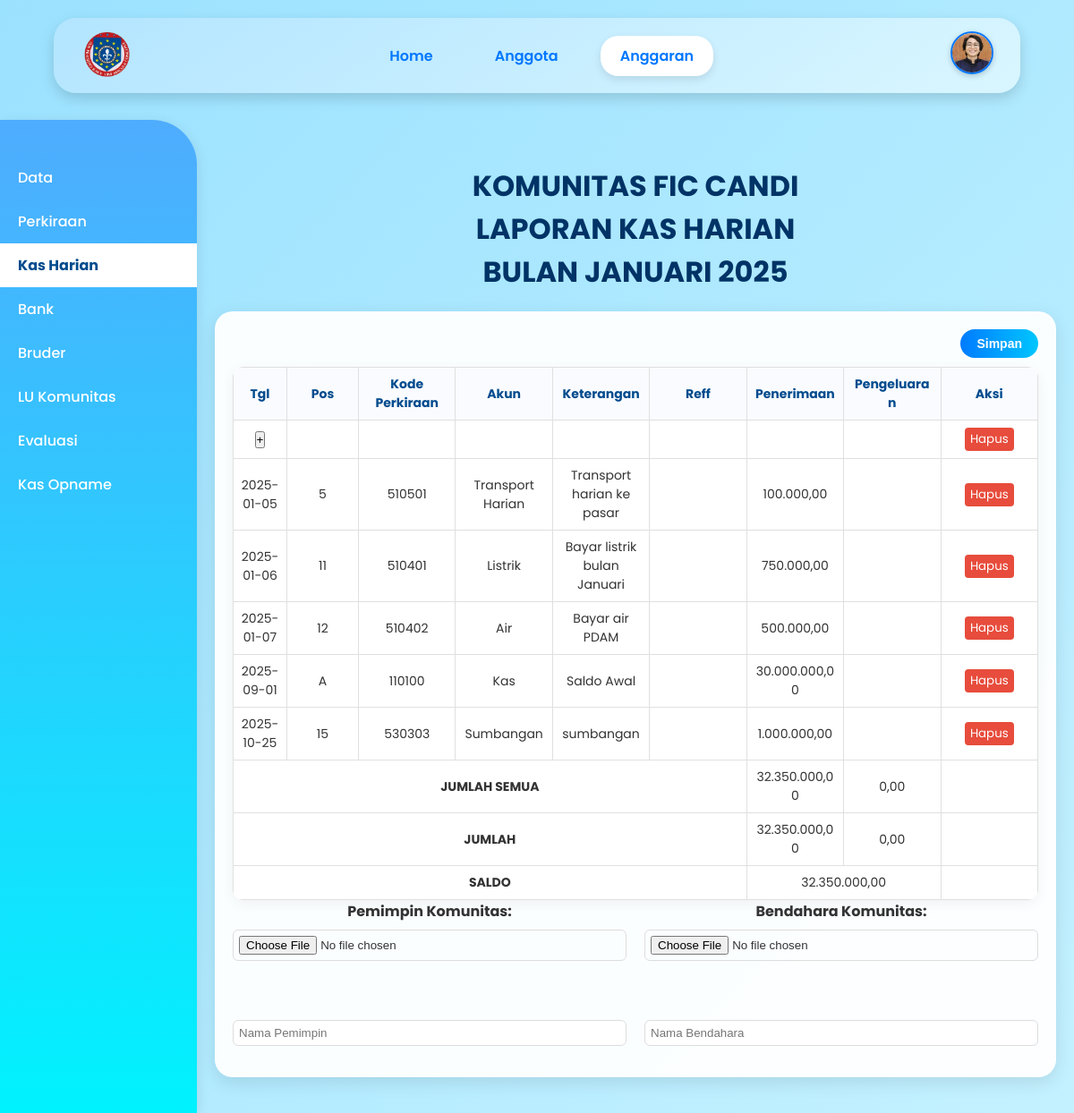
The page /anggaran_eco_kas.php (signed in) on the database its author committed.
### tables this page shows
CREATE TABLE `data_bruder` (
  `ID_bruder` int(11) NOT NULL,
  `nama_bruder` varchar(100) DEFAULT NULL,
  `gambar_bruder` varchar(255) DEFAULT NULL,
  `ttl_bruder` date DEFAULT NULL,
  `alamat_bruder` text DEFAULT NULL,
  `tahun_masuk_postulan` year(4) DEFAULT NULL,
  `tahun_prasetia_pertama` year(4) DEFAULT NULL,
  `tahun_kaul_kekal` year(4) DEFAULT NULL,
  `riwayat_tugas` text DEFAULT NULL,
  `unit_kerja` varchar(100) DEFAULT NULL,
  `alamat` varchar(255) DEFAULT NULL,
  `no_telp` varchar(20) DEFAULT NULL,
  `email` varchar(100) DEFAULT NULL,
  `foto` varchar(100) DEFAULT NULL
);

CREATE TABLE `3_kas_harian` (
  `ID_kas_harian` int(11) NOT NULL,
  `tgl_kas_harian` date NOT NULL,
  `ID_pos` varchar(5) NOT NULL,
  `keterangan_kas` text DEFAULT NULL,
  `ID_bruder` int(11) DEFAULT NULL,
  `nominal` decimal(15,2) DEFAULT 0.00
);

CREATE TABLE `2_perkiraan` (
  `ID_pos` varchar(5) NOT NULL,
  `kode` varchar(50) DEFAULT NULL,
  `akun` varchar(100) DEFAULT NULL,
  `posisi` varchar(50) DEFAULT NULL
);

### anggaran_eco_kas.php (the view, shortened to what this page needs)
<?php
try {
    $pdo = new PDO("mysql:host=localhost;dbname=ibd_kelompok6_brd", "root", "");
    $pdo->setAttribute(PDO::ATTR_ERRMODE, PDO::ERRMODE_EXCEPTION);
    $stmt = $pdo->prepare("
        SELECT db.foto
        FROM login_bruder lb
        LEFT JOIN data_bruder db ON lb.ID_bruder = db.ID_bruder
        WHERE lb.ID_bruder = ?
    ");
    $stmt->execute([$_SESSION['ID_bruder']]);
    $user = $stmt->fetch(PDO::FETCH_ASSOC);
    $foto = !empty($user['foto']) ? $user['foto'] : 'default.png';
    $stmt = $pdo->query("
    SELECT kh.*, p.kode, p.akun
    FROM `3_kas_harian` kh
    LEFT JOIN `2_perkiraan` p ON kh.ID_pos = p.ID_pos
    ORDER BY kh.tgl_kas_harian ASC
");
$transaksi = $stmt->fetchAll(PDO::FETCH_ASSOC);
$stmt = $pdo->query("
    SELECT
        SUM(CASE WHEN nominal >= 0 THEN nominal ELSE 0 END) AS total_masuk,
        SUM(CASE WHEN nominal < 0 THEN -nominal ELSE 0 END) AS total_keluar
    FROM `3_kas_harian`
");
$totals = $stmt->fetch(PDO::FETCH_ASSOC);
$total_masuk = $totals['total_masuk'] ?? 0;
$total_keluar = $totals['total_keluar'] ?? 0;
} catch (PDOException $e) {
    die("Koneksi atau query gagal: " . $e->getMessage());
}
?>
<!DOCTYPE html>
<html lang="id">
<head>
</head>
<body>
    <header>
        <img src="foto/logo.png" alt="Logo" class="logo">
        <nav>
            <a href="dashboard_eco.php">Home</a>
            <a href="anggota.php">Anggota</a>
            <a href="anggaran_eco.php" class="active">Anggaran</a>
        </nav>
        <div class="profile-wrapper" onclick="toggleDropdown()">
            <img src="foto/<?= htmlspecialchars($foto) ?>" alt="Profile" class="profile-pic">
        </div>
    </header>
    <div class="container">
        <div class="sidebar">
            <a href="anggaran_eco.php">Data</a>
            <a href="anggaran_eco_perkiraan.php">Perkiraan</a>
            <a href="anggaran_eco_kas.php" class="active">Kas Harian</a>
            <a href="anggaran_eco_bank.php">Bank</a>
            <a href="anggaran_eco_bruder.php">Bruder</a>
            <a href="anggaran_eco_lu.php">LU Komunitas</a>
            <a href="anggaran_eco_evaluasi.php">Evaluasi</a>
            <a href="anggaran_eco_opname.php">Kas Opname</a>
        </div>
        <div class="main">
            <main>
                <h1>KOMUNITAS FIC CANDI<br>LAPORAN KAS HARIAN<br>BULAN JANUARI 2025</h1>
                    <div class="card">
                    <div class="table-header">
                        <button type="submit" class="btn-simpan">Simpan</button>
                    </div>
                        <table>
                            <thead>
                                <tr>
                                    <th style="width:60px">Tgl</th>
                                    <th style="width:80px">Pos</th>
                                    <th>Kode Perkiraan</th>
                                    <th>Akun</th>
                                    <th>Keterangan</th>
                                    <th>Reff</th>
                                    <th>Penerimaan</th>
                                    <th>Pengeluaran</th>
                                    <th>Aksi</th>
                                </tr>
                            </thead>
                            <tbody>
                            <tr>
                                <td>
                                    <button class="btn-plus" data-bs-toggle="modal" data-bs-target="#addModal">+</button>
                                </td>
                                <td></td>
                                <td></td>
                                <td></td>
                                <td></td>
                                <td></td>
                                <td></td>
                                <td></td>
                                <td>
                                <button class="btn-delete">Hapus</button>
                                </td>
                            </tr>
                            <?php foreach ($transaksi as $t): ?>
<tr data-id="<?= htmlspecialchars($t['ID_kas_harian']) ?>">
    <td><?= htmlspecialchars($t['tgl_kas_harian']) ?></td>
    <td><?= htmlspecialchars($t['ID_pos']) ?></td>
    <td><?= htmlspecialchars($t['kode'] ?? '') ?></td>
    <td><?= htmlspecialchars($t['akun'] ?? '') ?></td>
    <td><?= htmlspecialchars($t['keterangan_kas']) ?></td>
    <td></td>
    <td><?= $t['nominal'] >= 0 ? number_format($t['nominal'], 2, ',', '.') : '' ?></td>
    <td><?= $t['nominal'] < 0 ? number_format(abs($t['nominal']), 2, ',', '.') : '' ?></td>
    <td><button class="btn-delete">Hapus</button></td>
</tr>
<?php endforeach; ?>
                        </tbody>
                        <tfoot>
                        <tr>
                            <td colspan="6" style="text-align:center; font-weight:bold;">JUMLAH SEMUA</td>
                            <td><?= number_format($total_masuk,2,',','.') ?></td>
                            <td><?= number_format($total_keluar,2,',','.') ?></td>
                            <td></td>
                        </tr>
                        <tr>
                            <td colspan="6" style="text-align:center; font-weight:bold;">JUMLAH</td>
                            <td><?= number_format($total_masuk,2,',','.') ?></td>
                            <td><?= number_format($total_keluar,2,',','.') ?></td>
                            <td></td>
                        </tr>
                        <tr>
                            <td colspan="6" style="text-align:center; font-weight:bold;">SALDO</td>
                            <td colspan="2"><?= number_format($total_masuk - $total_keluar,2,',','.') ?></td>
                            <td></td>
                        </tr>
                         </tfoot>
                        </table>
                <div class="row">
                    <div class="flex-col half">
                        <label>Pemimpin Komunitas:</label>
                        <input type="file" name="pemimpin_ttd" accept="image/*" onchange="previewImage(this, 'pemimpinPreview')"><br>
                        <img id="pemimpinPreview" class="preview-img" style="display:none"><br>
                        <input type="text" name="pemimpin_nama" placeholder="Nama Pemimpin">
                    </div>
                    <div class="flex-col half">
                        <label>Bendahara Komunitas:</label>
                        <input type="file" name="bendahara_ttd" accept="image/*" onchange="previewImage(this, 'bendaharaPreview')"><br>
                        <img id="bendaharaPreview" class="preview-img" style="display:none"><br>
                        <input type="text" name="bendahara_nama" placeholder="Nama Bendahara">
                    </div>
                </div>
                </div>
            </main>
        </div>
    </div>
</body>
</html>

### anggaran_eco_kas.php (style rules this page uses)
* { margin: 0; padding: 0; box-sizing: border-box; }
body { font-family: 'Poppins', sans-serif; background: linear-gradient(to bottom right, #9be2ff, #c4f1ff); color: #333; }
header { background: linear-gradient(145deg, #b3e5ff, #d9f6ff); box-shadow: 0 6px 15px rgba(0,0,0,0.15); padding: 12px 30px; display: flex; align-items: center; justify-content: space-between; position: sticky; top: 0; z-index: 1000; border-radius: 25px; margin: 20px auto; width: 90%; }
.logo { height: 60px; }
nav { display: flex; gap: 25px; }
nav a { color: #0077ff; font-weight: 600; text-decoration: none; padding: 10px 22px; border-radius: 20px; transition: all 0.3s ease; }
nav a.active { background: white; color: #0077ff; box-shadow: 0 4px 10px rgba(0,0,0,0.1); }
.profile-wrapper { position: relative; cursor: pointer; }
.profile-pic { width: 48px; height: 48px; border-radius: 50%; object-fit: cover; border: 2px solid #0077ff; box-shadow: 0 2px 6px rgba(0,0,0,0.2); }
main { padding: 40px 20px; max-width: 1200px; margin: auto; text-align: center; }
.sidebar { width: 220px; background: linear-gradient(180deg, #4facfe, #00f2fe); color: white; min-height: 100vh; padding: 40px 0; flex-shrink: 0; margin-top: 10px; border-top-right-radius: 50px; box-shadow: 0 4px 15px rgba(0,0,0,0.1); }
.sidebar a { display: block; padding: 12px 20px; color: white; text-decoration: none; font-weight: 500; transition: all 0.3s ease; }
.sidebar a.active { background: white; color: #004b8d; font-weight: bold; }
.main { flex: 1; }
.card { background: rgba(255, 255, 255, 0.95); padding: 20px; border-radius: 20px; box-shadow: 0 6px 20px rgba(0, 0, 0, 0.1); margin-top: 20px; }
h1, h2 { text-align: center; margin: 20px 0; color: #003366; }
.table-header { display: flex; justify-content: flex-end; margin-bottom: 8px; }
table { width: 100%; border-collapse: collapse; table-layout: fixed; margin-top: 10px; background: white; border-radius: 12px; overflow: hidden; box-shadow: 0 4px 15px rgba(0,0,0,0.05); }
th, td { border: 1px solid #e0e0e0; padding: 8px; text-align: center; font-size: 14px; word-wrap: break-word; }
th { background: #f9fbff; color: #004b8d; }
.btn-simpan { padding: 8px 18px; background: linear-gradient(90deg, #007bff, #00c6ff); color: #fff; border-radius: 25px; font-size: 14px; font-weight: bold; border: none; cursor: pointer; transition: 0.3s; }
.container { display: flex; min-height: 100vh; }
.row { display: flex; gap: 20px; margin-bottom: 15px; }
.flex-col { display: flex; flex-direction: column; gap: 8px; flex: 1; }
.row label { min-width: 140px; font-weight: bold; }
.row input, .row select { padding: 6px; border: 1px solid #ddd; border-radius: 6px; }
.half { flex: 1; }
.btn-delete { font-family: 'Poppins', sans-serif; padding: 3px 6px; background: #e74c3c; color: white; border: none; border-radius: 4px; cursor: pointer; }

### rows shown on the page
data_bruder: foto (picture)
3_kas_harian: tgl_kas_harian "2025-01-05", ID_pos "5", ID_pos.kode "510501", ID_pos.akun "Transport Harian", keterangan_kas "Transport harian ke pasar", nominal "100.000,00"
3_kas_harian: tgl_kas_harian "2025-01-06", ID_pos "11", ID_pos.kode "510401", ID_pos.akun "Listrik", keterangan_kas "Bayar listrik bulan Januari", nominal "750.000,00"
3_kas_harian: tgl_kas_harian "2025-01-07", ID_pos "12", ID_pos.kode "510402", ID_pos.akun "Air", keterangan_kas "Bayar air PDAM", nominal "500.000,00"
3_kas_harian: tgl_kas_harian "2025-09-01", ID_pos "A", ID_pos.kode "110100", ID_pos.akun "Kas", keterangan_kas "Saldo Awal", nominal "30.000.000,00"
3_kas_harian: tgl_kas_harian "2025-10-25", ID_pos "15", ID_pos.kode "530303", ID_pos.akun "Sumbangan", keterangan_kas "sumbangan", nominal "1.000.000,00"

### other values the page prints
$total_masuk "32.350.000,00"
$total_keluar "0,00"
$total_masuk - $total_keluar "32.350.000,00"
